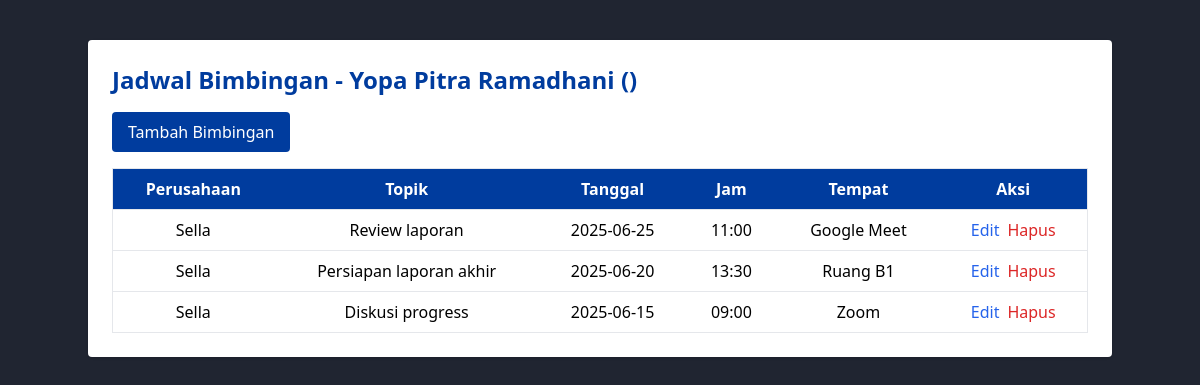
/dashboard/dashboard-dosen/jadwal-bimbingan/index.php?id_mhs=kjecUgAq, run on an earlier commit of the app's database.
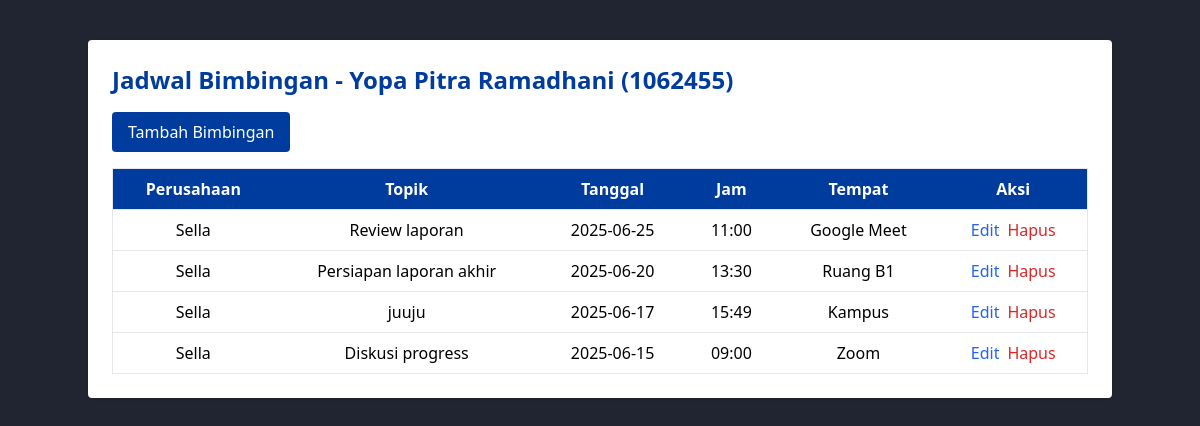
And on a later commit of the database.
### tables this page shows
CREATE TABLE `mahasiswa` (
  `id_mhs` varchar(20) NOT NULL,
  `id_user` varchar(20) DEFAULT NULL,
  `profil` varchar(255) DEFAULT NULL,
  `nama` varchar(255) DEFAULT NULL,
  `npm` varchar(255) DEFAULT NULL,
  `jenis_kelamin` enum('Laki-laki','Perempuan') DEFAULT NULL,
  `tempat_lahir` varchar(255) DEFAULT NULL,
  `tanggal_lahir` date DEFAULT NULL,
  `agama` enum('Islam','Kristen','Katolik','Buddha','Hindu','Konghucu') DEFAULT NULL,
  `provinsi` varchar(255) DEFAULT NULL,
  `kabupaten` varchar(255) DEFAULT NULL,
  `kecamatan` varchar(255) DEFAULT NULL,
  `desa` varchar(255) DEFAULT NULL,
  `alamat` text,
  `universitas` text,
  `status` enum('Sedang Magang','Tidak Magang') DEFAULT 'Tidak Magang',
  `created_at` timestamp NULL DEFAULT CURRENT_TIMESTAMP,
  `updated_at` timestamp NULL DEFAULT CURRENT_TIMESTAMP
);

CREATE TABLE `bimbingan` (
  `id_bimbingan` bigint UNSIGNED NOT NULL,
  `id_magang` varchar(20) DEFAULT NULL,
  `topik_bimbingan` varchar(250) NOT NULL,
  `tanggal` date DEFAULT NULL,
  `jam` time DEFAULT NULL,
  `tempat` varchar(100) DEFAULT NULL
);

CREATE TABLE `perusahaan` (
  `id_perusahaan` varchar(20) NOT NULL,
  `id_user` varchar(20) DEFAULT NULL,
  `logo` varchar(255) DEFAULT NULL,
  `nama_perusahaan` varchar(255) DEFAULT NULL,
  `alamat` varchar(255) DEFAULT NULL,
  `email_perusahaan` varchar(255) DEFAULT NULL,
  `provinsi` varchar(255) DEFAULT NULL,
  `kabupaten` varchar(255) DEFAULT NULL,
  `kecamatan` varchar(255) DEFAULT NULL,
  `desa` varchar(255) DEFAULT NULL,
  `created_at` timestamp NOT NULL DEFAULT CURRENT_TIMESTAMP,
  `updated_at` timestamp NOT NULL DEFAULT CURRENT_TIMESTAMP
);

### dashboard/dashboard-dosen/jadwal-bimbingan/index.php (the view, shortened to what this page needs)
<?php
include '../../../db.php';
$idMhs = $_GET['id_mhs'] ?? null;
$queryMhs = "SELECT * FROM mahasiswa WHERE id_mhs = '$idMhs'";
$dataMhs = mysqli_fetch_assoc(mysqli_query($connect, $queryMhs));
$queryBimbingan = "
    SELECT
        bimbingan.*,
        perusahaan.nama_perusahaan
    FROM bimbingan
    JOIN magang ON magang.id_magang = bimbingan.id_magang
    JOIN lowongan ON lowongan.id_lowongan = magang.id_lowongan
    JOIN perusahaan ON perusahaan.id_perusahaan = lowongan.id_perusahaan
    WHERE magang.id_mhs = '$idMhs'
    ORDER BY bimbingan.tanggal DESC
";
$resultBimbingan = mysqli_query($connect, $queryBimbingan);
?>
<!DOCTYPE html>
<html lang="en">
<head>
    <script src="https://cdn.tailwindcss.com"></script>
</head>
<body class="bg-[#1d222efb] text-black">
    <div class="max-w-5xl mx-auto py-10">
        <div class="bg-white p-6 rounded shadow">
            <h1 class="text-2xl font-bold text-[#003c9e] mb-4">Jadwal Bimbingan -
                <?= htmlspecialchars($dataMhs['nama']) ?> (<?= htmlspecialchars($dataMhs['npm']) ?>)</h1>
            <button onclick="document.getElementById('modalTambah').classList.remove('hidden')"
                class="bg-[#003c9e] text-white px-4 py-2 rounded mb-4">Tambah Bimbingan</button>
            <table class="w-full table-auto border">
                <thead class="bg-[#003c9e] text-white">
                    <tr>
                        <th class="px-4 py-2">Perusahaan</th>
                        <th class="px-4 py-2">Topik</th>
                        <th class="px-4 py-2">Tanggal</th>
                        <th class="px-4 py-2">Jam</th>
                        <th class="px-4 py-2">Tempat</th>
                        <th class="px-4 py-2">Aksi</th>
                    </tr>
                </thead>
                <tbody>
                    <?php while ($b = mysqli_fetch_assoc($resultBimbingan)): ?>
                    <tr class="border text-center">
                        <td class="px-4 py-2"><?= htmlspecialchars($b['nama_perusahaan']) ?></td>
                        <td class="px-4 py-2"><?= htmlspecialchars($b['topik_bimbingan']) ?></td>
                        <td class="px-4 py-2"><?= htmlspecialchars($b['tanggal']) ?></td>
                        <td class="px-4 py-2"><?= substr($b['jam'], 0, 5) ?></td>
                        <td class="px-4 py-2"><?= htmlspecialchars($b['tempat']) ?></td>
                        <td class="px-4 py-2 flex justify-center gap-2">
                            <button onclick='editData(<?= json_encode($b) ?>)'
                                class="text-blue-600 hover:underline">Edit</button>
                            <form method="post">
                                <button name="submit_hapus" class="text-red-600 hover:underline"
                                    onclick="return confirm('Yakin ingin menghapus?')">Hapus</button>
                            </form>
                        </td>
                    </tr>
                    <?php endwhile; ?>
                </tbody>
            </table>
        </div>
    </div>
</body>
</html>

What changed in the data, as far as the page shows it:
changed mahasiswa "Yopa Pitra Ramadhani": npm (not shown) → "1062455"
added bimbingan: perusahaan.nama_perusahaan "Sella", topik_bimbingan "juuju", tanggal "2025-06-17", jam "15:49", tempat "Kampus"
